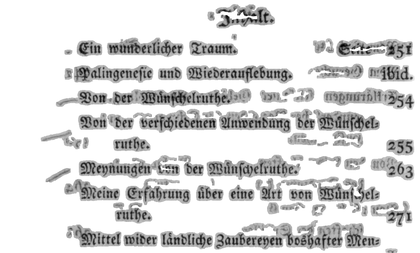
%> input picture DIBCO/Dataset/All_BackGd/14_DIBCO_17.png, 420 x 253 px, shrunk from 1225 x 739 before the run; its folder holds only this picture in this run
$ octave CreateDiplomasClustersBulk.m   (GNU Octave 9; MATLAB toolbox functions it lacks are replaced by stand-ins)
%> lines starting %> are read from the running program, lines starting %| are printed output that depends on the picture; in (x1, y1, x2, y2) boxes, pixels count from 0 and x2, y2 are one past the last pixel; in counts of white or black regions, pixels touching at a corner belong together; the program's own positions count from 1
### Matlab_Code/w_recons_CO.m
% morphological closing reconstruction
function fobrcbr=w_recons_CO(f,se)
fe=imerode(f,se);
fobr=imreconstruct(fe,f);
fobrc=imcomplement(fobr);
fobrce=imerode(fobrc,se);
fobrcbr=imcomplement(imreconstruct(fobrce,fobrc));

### Matlab_Code/FRFCM.m
function  [center, U, obj_U, iter_n]=FRFCM(data,cluster_n,diameter,w_size)
% Firstly, we use morphological reconstruction to reconstruct original image to suppress noise;
% Secondly, we use histogram to reduce the computational complexity of FCM;
% Thirdly, we use a median filter to smooth the fuzzy membership U;
% Finally, we normalize U;
% Input variants and parameters
  % data is a 2D matrix of size row*col, it means that the input is a gray image
  % cluster_n denotes the number of cluster centers
  % diameter denotes the parameter of structuring element used in
  % mrophological recosntruction
  % w_size is the scale of the filtering window

if nargin ~= 4
    error('Too many or too few input arguments!');
end
% Change the following to set default options
options = [2;   % exponent for the partition matrix
        100;    % max. number of iteration
        1e-5;   % min. amount of improvement
        1]; % info display during iteration
expo = options(1);      % Exponent for U
max_iter = options(2);      % Max. iteration
obj_U = zeros(max_iter, 1);   % Array for objective function
%% step 1, morphological reconstruction
data=w_recons_CO(data,strel('square',diameter));
%% step 2, FCM on histogram
row=size(data, 1);col=size(data,2);
data_n = row*col;  % the number of pixels
data=data(:);
data_u=unique(data(:));% computing the histogram
n_r=size(data_u,1); % n_r denotes the number of pixels with different gray value
U=initfcm(cluster_n,n_r);   % Initial fuzzy partition
sum_U{1}=double(U>0.5);sum_U{2}=sum_U{1};
% computing histogram
N_p=zeros(length(data_u),1);
   for i=1:length(data_u)
       N_p(i)=sum(data==data_u(i));
   end
 Num=ones(cluster_n,1)*N_p';
 %% main loop
dist=zeros(cluster_n,n_r);dist2=zeros(cluster_n,data_n);
for w= 1:max_iter
    mf = Num.*(U.^expo);
    center = mf*data_u./((ones(size(data, 2), 1)*sum(mf'))');
   for k=1: size(center, 1)
     dist(k, :)=abs(center(k)-data_u)';
   end
   tmp=dist.^2;
   h1=(tmp+eps).^(-1/(expo-1));
   U=(h1)./(ones(cluster_n,1)*(sum(h1))+eps);
if w>2
    sum_U{w}=double(U>0.5);
    obj_U(w)=sum(sum(abs(sum_U{w}-sum_U{w-1})));
    if obj_U(w)==0,break; end,
end
end
iter_n = w; % Actual number of iterations
%% compute membership matrix U according to cluster centers
   for k2=1: size(center, 1)
     dist2(k2, :)=abs(center(k2)-data)';
   end
   tmp =dist2+eps;
   h1=(tmp).^(-1/(expo-1));
   U=(h1)./(ones(cluster_n,1)*(sum(h1))+eps);
%% median filtering
   for k3=1: size(center, 1)
      U1= U (k3,:);
      U1=reshape(U1,[row,col]); %reshape the vector U to a matrix of size row*col
      UU=medfilt2(U1,[w_size,w_size]); % Notice that we cann't use U1.^expo due to the high computational complexity
      GG(k3,:)=UU(:);
  end
   U=GG./(ones(cluster_n,1)*(sum(GG))+eps);  % the normalization

### Matlab_Code/initfcm.m
function U = initfcm(cluster_n, data_n)
%INITFCM Generate initial fuzzy partition matrix for fuzzy c-means clustering.
%   U = INITFCM(CLUSTER_N, DATA_N) randomly generates a fuzzy partition
%   matrix U that is CLUSTER_N by DATA_N, where CLUSTER_N is number of
%   clusters and DATA_N is number of data points. The summation of each
%   column of the generated U is equal to unity, as required by fuzzy
%   c-means clustering.
%
%       See also DISTFCM, FCMDEMO, IRISFCM, STEPFCM, FCM.

%   Roger Jang, 12-1-94.
%   Copyright 1994-2002 The MathWorks, Inc.
%   $Revision: 1.11 $  $Date: 2002/04/14 22:21:58 $

U = rand(cluster_n, data_n);
col_sum = sum(U);
U = U./col_sum(ones(cluster_n, 1), :);

### Matlab_Code/fcm_image.m
% This function is only suitabe for gray image
function gx=fcm_image(f,U,center)
[m,n]=size(f);
[~,idx_f]=max(U);
imput_f=reshape(idx_f,[m n]);
imput_ff=zeros(m,n); %input_ff denotes the classification result based on the cluster center
for k=1:length(center(:,1))
    t=(imput_f==k).*center(k);
    imput_ff=imput_ff+t;
end
gx=uint8(imput_ff);

### Matlab_Code/SeperateClustersCreateImage.m
function [fSureTextPixels, fSure_and_ConfusedTextPixels, fSegRefined, fSureTextPixelsBinImag] = SeperateClustersCreateImage(f_seg)

% as we are taking unique values and sorting them, so we will get the black at the top
% and the lesser black at the bottom
uniqueVals = unique(f_seg, 'sorted');
fSegRefined = f_seg;

fSureTextPixels = f_seg;
fSure_and_ConfusedTextPixels = f_seg;

fSureTextPixelsBinImag = ones(size(f_seg,1),size(f_seg,2));
for iRw = 1:1:size(fSegRefined,1)
    for jCol = 1:1:size(fSegRefined,2)
        if( (fSegRefined(iRw,jCol) == uniqueVals(3))|| (fSegRefined(iRw,jCol) == uniqueVals(4)) ) % the third and fourth values are made white/background
            fSegRefined(iRw,jCol) = uniqueVals(5);  % putting it 255
            fSureTextPixels(iRw,jCol) = uniqueVals(5);
            fSure_and_ConfusedTextPixels(iRw,jCol) = uniqueVals(5);
        elseif(fSegRefined(iRw,jCol) == uniqueVals(2))
            fSegRefined(iRw,jCol) = uniqueVals(1);
            fSureTextPixels(iRw,jCol) = uniqueVals(5);
        elseif(fSegRefined(iRw,jCol) == uniqueVals(1))
            fSureTextPixelsBinImag(iRw,jCol) = 0;
            fSureTextPixels(iRw,jCol) = 0;
            fSure_and_ConfusedTextPixels(iRw,jCol) = 0;
        end
    end
end
return;
end

### Matlab_Code/Horizontal_Projection_Based_Line_Segmentation.m
%   Copyright (c) 2019. Tanmoy Mondal <tanmoy.besu@gmail.com>.
%   Released to public domain under terms of the BSD Simplified license.
%
%   Redistribution and use in source and binary forms, with or without
%   modification, are permitted provided that the following conditions are met:
%     * Redistributions of source code must retain the above copyright
%       notice, this list of conditions and the following disclaimer.
%     * Redistributions in binary form must reproduce the above copyright
%       notice, this list of conditions and the following disclaimer in the
%       documentation and/or other materials provided with the distribution.
%     * Neither the name of the organization nor the names of its contributors
%       may be used to endorse or promote products derived from this software
%       without specific prior written permission.
%
%     See <http://www.opensource.org/licenses/bsd-license>


% The idea here is to get the horizontal projection of the binarized image
% and then calculate the average of existing black runs in each rows. When
% we have it then we put a threshold of 20% of this average value.

% Now for start of a text line the idea is the number of black run should
% be more this threshold and should also maintian a continuity of 5/7 pixels

% For the end of a text line, after finding the start of the line, we
% initiate from there and try to get the row where the previous row has
% number of black run greater than threshold and the next row has number of
% black run less than threshold and so on for some more rows to check the
% continuity (5-7 rows more)

% Then we repeat this process.


% Date of Implementation : 015/01/2019


function [textLineImages, avgLineHeight, startLineRow,endLineRow]  = Horizontal_Projection_Based_Line_Segmentation(binImage)

[rwTest, colTest] = size(binImage);
textLineImages = zeros(1, 3);

horiHistMatTest = zeros(rwTest,colTest); % creating the histogram matrix for generating horizontal histograms

S0Y = zeros(rwTest,2);
keepAllIndexes = zeros((size(binImage,1)), 1);

getAvg = 0;
getCnt = 0;
for p2 = 1:(size(binImage,1))
    indexes = find(binImage(p2,:));
    number_Of_FG_Pixels = colTest - (length(indexes));
    number_Of_BG_Pixels = (length(indexes));
    %  keepAllIndexes(p2,1) = (length(indexes));

    if((length(indexes)) >= 1)
        horiHistMatTest(p2,1:number_Of_FG_Pixels) = 1;
        getAvg = getAvg + double(number_Of_FG_Pixels);
        S0Y(p2,1) = number_Of_FG_Pixels;
        S0Y(p2,2) = number_Of_BG_Pixels; % horizontal projection of zero
        % S0Y(p2,2) = getMaxRunLengthOfPixels(binImage(p2,:)); % getting the black pixels run for the particular row
        getCnt = getCnt +1;
    end
end
getAvg = round(getAvg /getCnt);
% figure,imshow(horiHistMatTest);


smoothDia = 7; % We do a simple smoothing with a window of 7
smoothingWin = floor(smoothDia/2);
for ikk = (smoothingWin+1):1:(length(keepAllIndexes)-smoothingWin)
    sumMe = 0;
    for tickP = -smoothingWin:1:smoothingWin
        sumMe = sumMe + double(S0Y((ikk+tickP),1));
    end
    keepAllIndexes(ikk,1) = round(sumMe /smoothDia);
    horiHistMatTest(ikk,1:keepAllIndexes(ikk,1)) = 1;
end
% figure,imshow(horiHistMatTest);


% It is assumed that the text writing starts with some margin so there are
% some white space at the begininig

% if the continuous peaks are less than 10% of average height then this region is background
lineSegThresh = round((getAvg *20)/100);

% if the continuous "smoothDia" number of rows have total number of ON pixel, greater than
% lineSegThresh, then it is the begining of background region

startLineFlag = false;
ith = 1;
partImgs = 1;
while(ith <= (size(horiHistMatTest,1)-1))
    if (keepAllIndexes(ith,1) > lineSegThresh)
        % check if it is continuous or not
        cntMe = 0;
        for ut =1:1:(smoothDia-1)
            if(keepAllIndexes((ith+ut),1) > lineSegThresh)
                cntMe = cntMe +1;
            end
        end
        if(cntMe == (smoothDia-1))
            % then we get start of a line
            startLineFlag = true;
            startLine = ith;
            textLineImages(partImgs,1) = startLine;
        end
    end
    if (startLineFlag) % if startLineFlag is true then only do the following checks
        binImage((startLine-1),:) = 0; % mark the start line

        % Now look for the end line
        for iko = startLine:1:size(horiHistMatTest,1)-1
            % if the current line is more than threshold and next line is less than threshold
            if((keepAllIndexes(iko,1) >= lineSegThresh) && (keepAllIndexes(iko+1,1) <= lineSegThresh) )

                % check if it is continuous or not
                cntMe = 0;
                for ut = 1:1:(smoothDia-1)
                    takeMin = min((iko+ut), (size(horiHistMatTest,1)-1));
                    if(keepAllIndexes(takeMin,1) <= lineSegThresh)
                        cntMe = cntMe +1;
                    end
                end
                if(cntMe == (smoothDia-1))
                    % then we get start of a line
                    endLine = iko;
                    binImage((endLine+1),:) = 0;
                    textLineImages(partImgs,2) = endLine;
                    textLineImages(partImgs,3) = textLineImages(partImgs,2) - textLineImages(partImgs,1); % The distance
                    startLineFlag = false;
                    ith = endLine;
                    partImgs = partImgs +1;
                    break;
                end
            end
        end

    end
    ith = ith +1;
end
% Now get the intelligent average distance
if(size(textLineImages,1) > 5)
    avgLineHeight = round(getPerfectAvgValues(textLineImages(:,3)'));
else
    avgLineHeight = round(mean(textLineImages(:,3)));
end
if (avgLineHeight < 1)
    disp('see me');
end
startLineRow = textLineImages(1,1);
endLineRow = textLineImages(end,2);

% figure,imshow(binImage);
return;

end

### Matlab_Code/getPerfectAvgValues.m
%   Copyright (c) 2019. Tanmoy Mondal <tanmoy.besu@gmail.com>.
%   Released to public domain under terms of the BSD Simplified license.
%
%   Redistribution and use in source and binary forms, with or without
%   modification, are permitted provided that the following conditions are met:
%     * Redistributions of source code must retain the above copyright
%       notice, this list of conditions and the following disclaimer.
%     * Redistributions in binary form must reproduce the above copyright
%       notice, this list of conditions and the following disclaimer in the
%       documentation and/or other materials provided with the distribution.
%     * Neither the name of the organization nor the names of its contributors
%       may be used to endorse or promote products derived from this software
%       without specific prior written permission.
%
%     See <http://www.opensource.org/licenses/bsd-license>

%  The idea of this algorithm is to divide the list of numbers into 10 bin
%  histogram and then to select the top 2 bins based on the number of elements
%  present in the bins. As we can calculate the bin limits of each bins i.e.
%  the bottom and top limit of each bins. So based on this information we
%  recheck the values and only take those which are coming inside these
%  limits. Now we calculate the mean and standard deviation of these refined
%  values. If any value is in between (mean -std)  and (mean + std) are
%  considered as re-re-refined values and then we canculate the average of
%  only these values

% Date of Implementation : 06/01/2019


function avgVal = getPerfectAvgValues(keepAllValues)
[n,xout] = hist(keepAllValues);
width = xout(2)-xout(1);
xoutmin = xout-width/2; % getting the lower limit of each bin
xoutmax = xout+width/2; % getting the higher limit of each bin
[sortedVal,indices] = sort(n,'descend'); % sorting based on number of elements exists in a bin

consideredVal = 2; % how many bins you are considering, we take the top two most bins which contains maximum elements
keepxoutmin = zeros(consideredVal,1);
keepxoutmax = zeros(consideredVal,1);

totalEleBucket = 0;
for kt = 1:1:consideredVal
    keepxoutmin(kt,1) = xoutmin(1,indices(1,kt));
    keepxoutmax(kt,1) = xoutmax(1,indices(1,kt));
    totalEleBucket = totalEleBucket + sortedVal(1,kt);
end

getValidDis = zeros(totalEleBucket,1);

tr = 1;
for m = 1:1:length(keepAllValues)
    dist = keepAllValues(1,m); % get the value
    if(  (dist <= (max(keepxoutmax))) && ((min(keepxoutmin)) <= dist)  )
        getValidDis(tr,1) = dist;
        tr = tr +1;
    end
end

avgDistance = mean(getValidDis);
stdevDistance = std(getValidDis);

getimpDist = zeros(1,1);
tr = 1;
for m = 1:1:length(keepAllValues)
    dist = keepAllValues(1,m);
    if(  ( (avgDistance-stdevDistance) <= dist ) && (dist <= (avgDistance+stdevDistance))  )
        getimpDist(tr,1) = dist;
        tr = tr +1;
    end
end
avgVal = mean(getimpDist);
avgVal = round(avgVal);
return;
end

### Matlab_Code/CreateDiplomasClustersBulk.m
clear;
close all
clc


mainFolderPath = '/home/mondal/Documents/Project_Work/Diploma_Images_Text-Graphics-Seperation/DIBCO/Dataset/All_BackGd/';
finalResultDir = '/home/mondal/Documents/Project_Work/Diploma_Images_Text-Graphics-Seperation/DIBCO/Dataset/All_Cluster_Results/';
% Get a list of all files and folders in this folder.
files = dir(mainFolderPath) ;
dirFlags = ~[files.isdir];
subFolders = files(dirFlags);

s1 = '.';
s2 = '..';
s3 = '.DS_Store';
S = dir(fullfile(mainFolderPath,'*.*')); % pattern to match filenames.
for k = 1:numel(subFolders)
    if(  (~(strcmp((subFolders(k).name), s1)))  &&  (~(strcmp((subFolders(k).name), s2))) &&  (~(strcmp((subFolders(k).name), s3))))

%         if (strcmp('H06_DIBCO_14.png',(subFolders(k).name)))
            F = fullfile(mainFolderPath,subFolders(k).name);
            I = imread(F);
%> I is the input picture: size 253x420 uint8; min 0, max 255, mean 218.1
            if(size(I,3)==3)
                I = rgb2gray(I);
            end
            [filepath,name,ext] = fileparts(F);
            % test a gray image
            f_ori= I;
            fn = f_ori;  % imnoise(f_ori,'gaussian',0.03);
            % parameters
            cluster=5; % the number of clustering centers
            se=3; % the parameter of structuing element used for morphological reconstruction
            w_size=3; % the size of fitlering window
            % segment an image corrupted by noise
            tic
            [center1,U1,~,t1]=FRFCM(double(fn),cluster,se,w_size);
%> in FRFCM, `data_u=unique(data(:));`: data_u = 194 values from 44 to 255
%> in FRFCM, `n_r=size(data_u,1);`: n_r = 194
%> in initfcm, `col_sum = sum(U);`: col_sum = 194 values, max 4.03 at index 51, min 0.91 at index 109, mean 2.47
%> after the loop in FRFCM, `for i=1:length(data_u)`: N_p = 194 values, max 63359 at index 194, min 1 at index 3, mean 547.7
%> after the loop in FRFCM, `for w= 1:max_iter`: obj_U = 100 values, max 144 at index 3, min 0 at index 1, mean 3.64; sum_U = 28 items
%> the loop in FRFCM, `for k2=1: size(center, 1)` made 5 passes
%> the loop in FRFCM, `for k3=1: size(center, 1)` made 5 passes
%> center1 = [117.2; 175.5; 148.4; 254.7; 214.5]; t1 = 28
            Time1=toc;
            disp(strcat('running time is: ',num2str(Time1)))
            f_seg = fcm_image(f_ori,U1,center1);
%> in fcm_image, `imput_f=reshape(idx_f,[m n]);`:
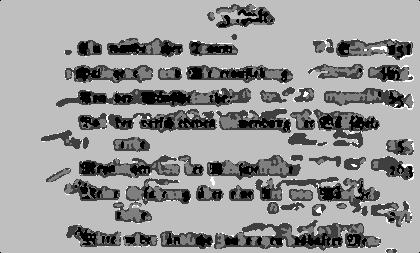
%> imput_f: size 253x420 double; min 1, max 5, mean 3.39; drawn with min black and max white
%> the loop in fcm_image, `for k=1:length(center(:,1))` made 5 passes
%> pass 1, in fcm_image, `t=(imput_f==k).*center(k);`:
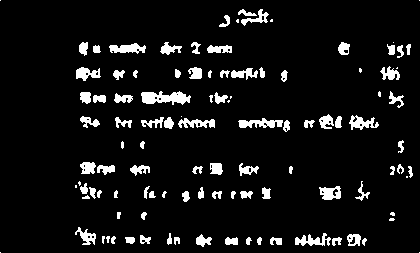
%> t: size 253x420 double; values 0 (black) and 117.2 (white), 7.5% white; 108 white regions (20 under 20 px), largest, box (x1, y1, x2, y2) and area: (141, 91, 191, 105) 455, (238, 118, 283, 128) 278, (109, 43, 146, 54) 255
%> after the loop in fcm_image, `for k=1:length(center(:,1))`:
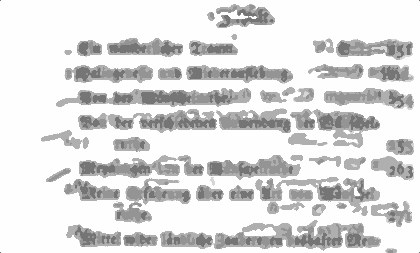
%> imput_ff: size 253x420 double; min 117.2, max 254.7, mean 222.3


            [fSureTextPixels, fSure_and_ConfusedTextPixels, fSegRefined, fSureTextPixelsBinImag] = SeperateClustersCreateImage(f_seg);
%> in SeperateClustersCreateImage, `uniqueVals = unique(f_seg, 'sorted');`: uniqueVals = [117; 148; 175; 215; 255]
%> after the loop in SeperateClustersCreateImage, `for iRw = 1:1:size(fSegRefined,1)`:
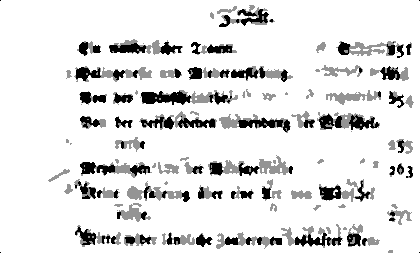
%> fSure_and_ConfusedTextPixels: size 253x420 uint8; min 0, max 255, mean 226.3
            [textLineImages, avgLineHeight, startLineRow,endLineRow]  = Horizontal_Projection_Based_Line_Segmentation(fSureTextPixelsBinImag);
%> the loop in Horizontal_Projection_Based_Line_Segmentation, `for p2 = 1:(size(binImage,1))` made 253 passes
%> (number_Of_FG_Pixels, number_Of_BG_Pixels, getAvg) on passes 1 to 4: (2, 418, 2), (0, 420, 2), (0, 420, 2), (0, 420, 2)
%> after the loop in Horizontal_Projection_Based_Line_Segmentation, `for p2 = 1:(size(binImage,1))`:
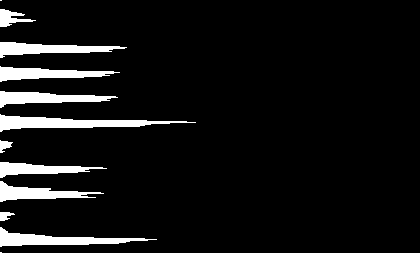
%> horiHistMatTest: size 253x420 double; values 0 (black) and 1 (white), 7.5% white; 12 white regions (2 under 20 px), largest, box (x1, y1, x2, y2) and area: (0, 114, 196, 132) 1471, (0, 227, 157, 247) 1216, (0, 42, 127, 58) 1031
%> after the loop in Horizontal_Projection_Based_Line_Segmentation, `for p2 = 1:(size(binImage,1))`: S0Y = 253 rows, first 12: [2 418; 0 420; 0 420; 0 420; 0 420; 0 420; 0 420; 0 420; 0 420; 5 415; 9 411; 11 409]; getAvg = 7993; getCnt = 253
%> in Horizontal_Projection_Based_Line_Segmentation, `getAvg = round(getAvg /getCnt);`: getAvg = 32
%> after the loop in Horizontal_Projection_Based_Line_Segmentation, `for ikk = (smoothingWin+1):1:(length(keepAllIndexes)-smoothingWin)`:
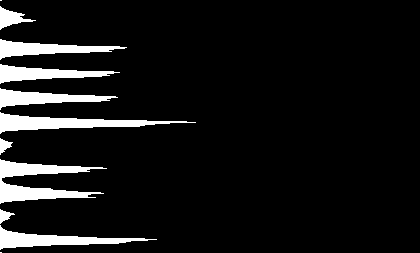
%> horiHistMatTest: size 253x420 double; values 0 (black) and 1 (white), 8.4% white; 11 white regions (2 under 20 px), largest, box (x1, y1, x2, y2) and area: (0, 159, 107, 204) 1982, (0, 112, 196, 134) 1650, (0, 225, 157, 250) 1362
%> after the loop in Horizontal_Projection_Based_Line_Segmentation, `for ikk = (smoothingWin+1):1:(length(keepAllIndexes)-smoothingWin)`: keepAllIndexes = 253 values, max 162 at index 124, min 0 at index 1, mean 31.55
%> in Horizontal_Projection_Based_Line_Segmentation, `lineSegThresh = round((getAvg *20)/100);`: lineSegThresh = 6
%> the loop in Horizontal_Projection_Based_Line_Segmentation, `while(ith <= (size(horiHistMatTest,1)-1))` made 114 passes
%> (startLine, ith) on passes 27, 36, 45, 54: (42, 58), (66, 83), (91, 107), (115, 132)
%> after the loop in Horizontal_Projection_Based_Line_Segmentation, `while(ith <= (size(horiHistMatTest,1)-1))`:
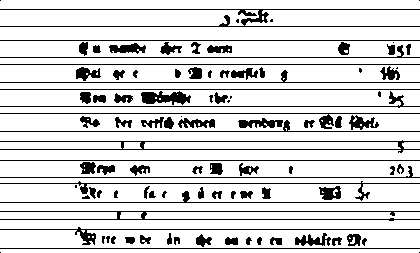
%> binImage: size 253x420 double; values 0 (black) and 1 (white), 84.6% white; 103 black regions (16 under 20 px), largest, box (x1, y1, x2, y2) and area: (0, 9, 420, 27) 1116, (0, 140, 420, 153) 926, (0, 211, 420, 221) 919
%> after the loop in Horizontal_Projection_Based_Line_Segmentation, `while(ith <= (size(horiHistMatTest,1)-1))`: endLine = 248; ith = 253; partImgs = 11; startLine = 231; startLineFlag = false; takeMin = 252; textLineImages = [11 26 15; 42 57 15; 66 82 16; 91 106 15; 115 131 16; 143 149 6; 162 177 15; 185 202 17; 213 219 6; 231 248 17]
%> in getPerfectAvgValues, `[n,xout] = hist(keepAllValues);`: n = [2 0 0 0 0 0 0 0 4 4]; xout = [6.55 7.65 8.75 9.85 10.95 12.05 13.15 14.25 15.35 16.45]
%> in getPerfectAvgValues, `width = xout(2)-xout(1);`: width = 1.1
%> in getPerfectAvgValues, `xoutmin = xout-width/2;`: xoutmin = [6 7.1 8.2 9.3 10.4 11.5 12.6 13.7 14.8 15.9]
%> in getPerfectAvgValues, `xoutmax = xout+width/2;`: xoutmax = [7.1 8.2 9.3 10.4 11.5 12.6 13.7 14.8 15.9 17]
%> in getPerfectAvgValues, `[sortedVal,indices] = sort(n,'descend');`: sortedVal = [4 4 2 0 0 0 0 0 0 0]; indices = [9 10 1 2 3 4 5 6 7 8]
%> the loop in getPerfectAvgValues, `for kt = 1:1:consideredVal` made 2 passes
%> totalEleBucket on passes 1 to 2: 4, 8
%> after the loop in getPerfectAvgValues, `for kt = 1:1:consideredVal`: keepxoutmax = [15.9; 17]; keepxoutmin = [14.8; 15.9]
%> the loop in getPerfectAvgValues, `for m = 1:1:length(keepAllValues)` made 10 passes
%> dist on passes 1 to 4: 15, 15, 16, 15
%> after the loop in getPerfectAvgValues, `for m = 1:1:length(keepAllValues)`: getValidDis = [15; 15; 16; 15; 16; 15; 17; 17]
%> in getPerfectAvgValues, `avgDistance = mean(getValidDis);`: avgDistance = 15.75
%> in getPerfectAvgValues, `stdevDistance = std(getValidDis);`: stdevDistance = 0.886
%> after the loop in getPerfectAvgValues, `for m = 1:1:length(keepAllValues)`: getimpDist = [15; 15; 16; 15; 16; 15]
%> in getPerfectAvgValues, `avgVal = mean(getimpDist);`: avgVal = 15.33
%> in getPerfectAvgValues, `avgVal = round(avgVal);`: avgVal = 15
%> in Horizontal_Projection_Based_Line_Segmentation, `startLineRow = textLineImages(1,1);`: startLineRow = 11
%> in Horizontal_Projection_Based_Line_Segmentation, `endLineRow = textLineImages(end,2);`: endLineRow = 248
%> avgLineHeight = 15; startLineRow = 11; endLineRow = 248

            imageNam1 = strcat(finalResultDir, name, '_Sure_and_Confused_Text_Imag', '.png');
            imageNam2 = strcat(finalResultDir, name, '_Sure_Text_Imag', '.png');
            textFileNam = strcat(finalResultDir, name, '_TextFile', '.txt');

            imwrite(mat2gray(fSure_and_ConfusedTextPixels),imageNam1);
            imwrite(mat2gray(fSureTextPixels),imageNam2);


            if (exist(textFileNam, 'file') == 0)
                disp('File does not exist, creating file.')
                fid = fopen( textFileNam, 'w' );
                fprintf(fid, '%d \t %d \t %d', avgLineHeight, startLineRow, endLineRow);
                fclose(fid);
            else
                disp('File exists.');
                fid = fopen(textFileNam, 'wt' );
                fprintf(fid, '%d \t %d \t %d', avgLineHeight, startLineRow, endLineRow);
                fclose(fid);
            end
%         end
    end
end
